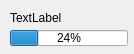
<?xml version="1.0" encoding="UTF-8"?>
<ui version="4.0">
 <class>QtShanoirProgressWidget</class>
 <widget class="QWidget" name="QtShanoirProgressWidget">
  <property name="geometry">
   <rect>
    <x>0</x>
    <y>0</y>
    <width>134</width>
    <height>54</height>
   </rect>
  </property>
  <property name="windowTitle">
   <string>Form</string>
  </property>
  <widget class="QProgressBar" name="progressBar">
   <property name="geometry">
    <rect>
     <x>10</x>
     <y>30</y>
     <width>118</width>
     <height>16</height>
    </rect>
   </property>
   <property name="value">
    <number>24</number>
   </property>
  </widget>
  <widget class="QLabel" name="label">
   <property name="geometry">
    <rect>
     <x>10</x>
     <y>10</y>
     <width>101</width>
     <height>16</height>
    </rect>
   </property>
   <property name="text">
    <string>TextLabel</string>
   </property>
  </widget>
 </widget>
 <resources/>
 <connections/>
</ui>
